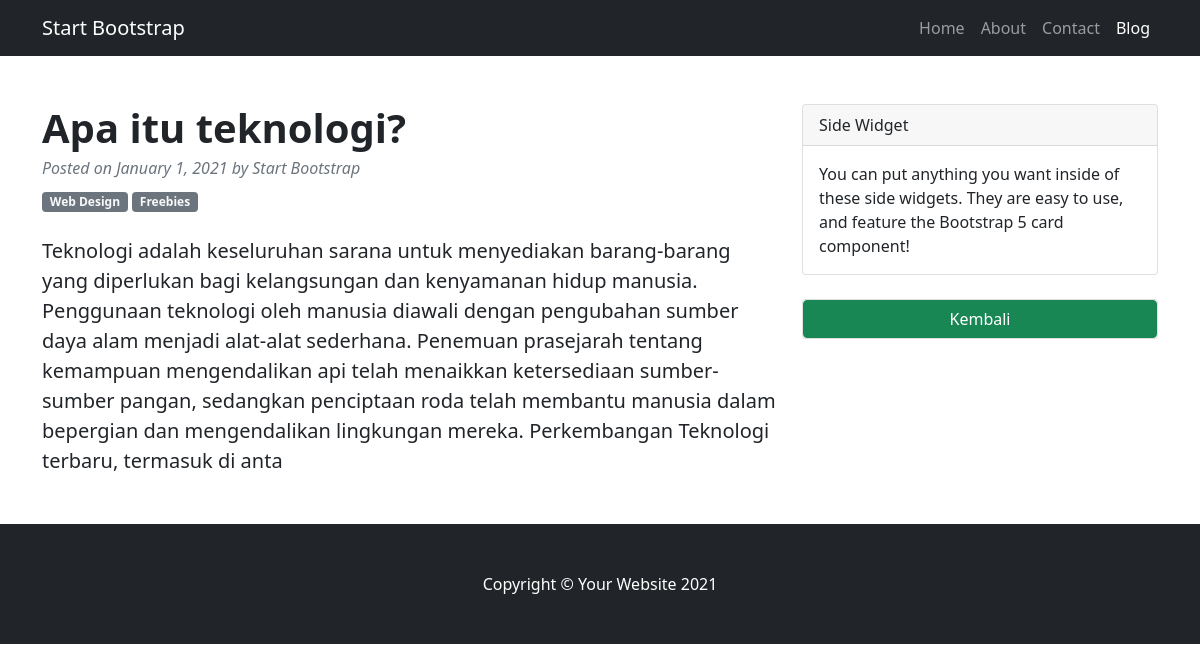
Screenshot of /app/union/artikel.php?id=1 with the database file from the repository.
### tables this page shows
CREATE TABLE `artikel` (
  `id` int(11) NOT NULL,
  `judul` varchar(250) NOT NULL,
  `isi` varchar(500) NOT NULL,
  `created_at` timestamp NOT NULL DEFAULT current_timestamp()
);

### app/union/artikel.php (the view, shortened to what this page needs)
<?php
include 'config.php';
if(isset($_GET['id'])){
	$id = $_GET['id'];
	$select = mysqli_query($conn, "SELECT judul, isi FROM artikel WHERE id='$id'") or die(mysqli_error($conn));
}
?>
<!DOCTYPE html>
<html lang="en">
    <head>
        <link href="css/styles.css" rel="stylesheet" />
    </head>
    <body>
        <nav class="navbar navbar-expand-lg navbar-dark bg-dark">
            <div class="container">
                <a class="navbar-brand" href="#!">Start Bootstrap</a>
                <div class="collapse navbar-collapse" id="navbarSupportedContent">
                    <ul class="navbar-nav ms-auto mb-2 mb-lg-0">
                        <li class="nav-item"><a class="nav-link" href="#">Home</a></li>
                        <li class="nav-item"><a class="nav-link" href="#!">About</a></li>
                        <li class="nav-item"><a class="nav-link" href="#!">Contact</a></li>
                        <li class="nav-item"><a class="nav-link active" aria-current="page" href="#">Blog</a></li>
                    </ul>
                </div>
            </div>
        </nav>
        <div class="container mt-5">
            <div class="row">
                <div class="col-lg-8">
                    <article>
					<?php
						while($ar = mysqli_fetch_array($select)){?>
                        <header class="mb-4">
                            <h1 class="fw-bolder mb-1"><?= $ar['judul'] ?></h1>
                            <div class="text-muted fst-italic mb-2">Posted on January 1, 2021 by Start Bootstrap</div>
                            <a class="badge bg-secondary text-decoration-none link-light" href="#!">Web Design</a>
                            <a class="badge bg-secondary text-decoration-none link-light" href="#!">Freebies</a>
                        </header>
                        <section class="mb-5">
                            <p class="fs-5 mb-4"><?= $ar['isi'] ?></p>
                        </section>
                    </article>
                    <?php
						}
						?>
                </div>
                <div class="col-lg-4">
                    <div class="card mb-4">
                        <div class="card-header">Side Widget</div>
                        <div class="card-body">You can put anything you want inside of these side widgets. They are easy to use, and feature the Bootstrap 5 card component!</div>
                    </div>
					<div class="card mb-4">
						<a href="index.php" class="btn btn-success">Kembali</a>
					</div>
                </div>
            </div>
        </div>
        <footer class="py-5 bg-dark">
            <div class="container"><p class="m-0 text-center text-white">Copyright &copy; Your Website 2021</p></div>
        </footer>
    </body>
</html>

### rows the page displays
artikel: judul "Apa itu teknologi?", isi "Teknologi adalah keseluruhan sarana untuk menyediakan barang-barang yang diperlukan bagi kelangsungan dan kenyamanan hidup manusia. Penggunaan teknologi oleh manusia diawali dengan pengubahan sumber daya alam menjadi alat-alat sederhana. Penemuan prasejarah tentang kemampuan mengendalikan api telah menaikkan ketersediaan sumber-sumber pangan, sedangkan penciptaan roda telah membantu manusia dalam bepergian dan mengendalikan lingkungan mereka. Perkembangan Teknologi terbaru, termasuk di anta"
